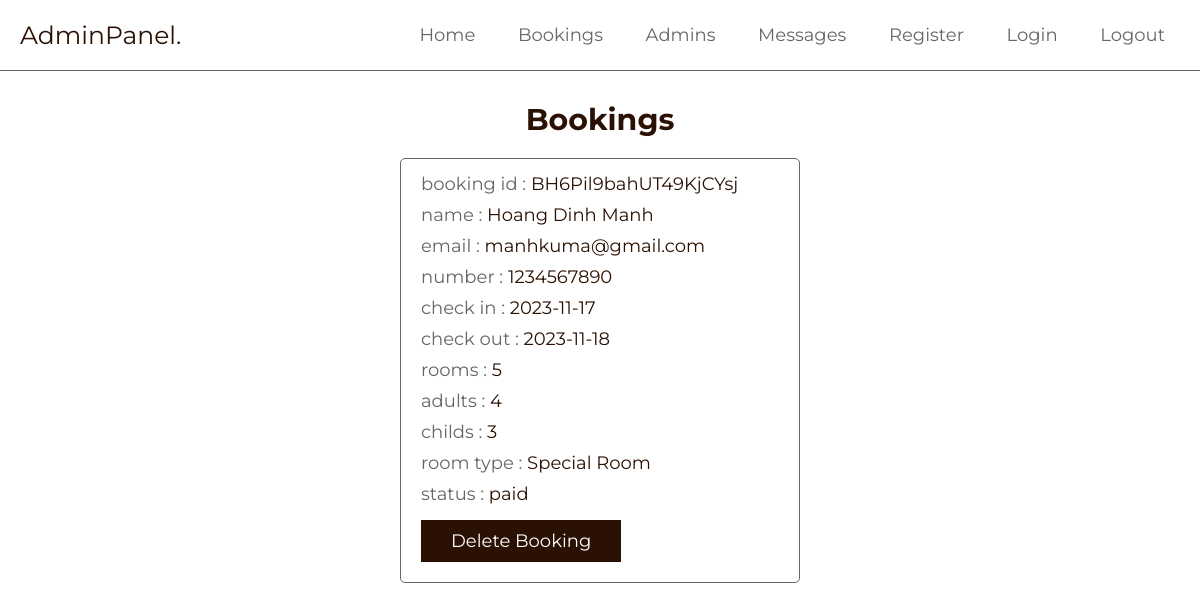
The page /admin/bookings.php (signed in) on the database its author committed.
### tables this page shows
CREATE TABLE `bookings` (
  `user_id` varchar(20) NOT NULL,
  `booking_id` varchar(20) NOT NULL,
  `name` varchar(50) NOT NULL,
  `email` varchar(50) NOT NULL,
  `number` varchar(10) NOT NULL,
  `rooms` int(1) NOT NULL,
  `check_in` varchar(10) NOT NULL,
  `check_out` varchar(10) NOT NULL,
  `adults` int(1) NOT NULL,
  `childs` int(1) NOT NULL,
  `room_type` int(11) NOT NULL,
  `status` enum('pending','success','paying','paid') NOT NULL DEFAULT 'pending'
);

CREATE TABLE `services` (
  `id` int(11) NOT NULL,
  `name` varchar(50) NOT NULL,
  `price` decimal(10,2) NOT NULL,
  `image_url` varchar(50) NOT NULL
);

### admin/bookings.php (the view, shortened to what this page needs)
<?php
include '../components/connect.php';
?>
<!DOCTYPE html>
<html lang="en">
<head>
   <link rel="stylesheet" href="https://cdnjs.cloudflare.com/ajax/libs/font-awesome/6.2.0/css/all.min.css">
   <link rel="stylesheet" type="text/css" href="../css/admin_style.css">
</head>
<body>
   <?php include '../components/admin_header.php'; ?>
   <section class="grid">
      <h1 class="heading">bookings</h1>
      <div class="box-container">
         <?php
         $select_bookings = $conn->prepare("SELECT * FROM `bookings`");
         $select_bookings->execute();
         if ($select_bookings->rowCount() > 0) {
            while ($fetch_bookings = $select_bookings->fetch(PDO::FETCH_ASSOC)) {
               $service_id = $fetch_bookings['room_type'];
               $select_services = $conn->prepare("SELECT * FROM `services` WHERE id = ? LIMIT 1");
               $select_services->execute([$service_id]);
               $service = $select_services->fetch(PDO::FETCH_ASSOC);
               ?>
               <div class="box">
                  <p>booking id : <span>
                        <?= $fetch_bookings['booking_id']; ?>
                     </span></p>
                  <p>name : <span>
                        <?= $fetch_bookings['name']; ?>
                     </span></p>
                  <p>email : <span>
                        <?= $fetch_bookings['email']; ?>
                     </span></p>
                  <p>number : <span>
                        <?= $fetch_bookings['number']; ?>
                     </span></p>
                  <p>check in : <span>
                        <?= $fetch_bookings['check_in']; ?>
                     </span></p>
                  <p>check out : <span>
                        <?= $fetch_bookings['check_out']; ?>
                     </span></p>
                  <p>rooms : <span>
                        <?= $fetch_bookings['rooms']; ?>
                     </span></p>
                  <p>adults : <span>
                        <?= $fetch_bookings['adults']; ?>
                     </span></p>
                  <p>childs : <span>
                        <?= $fetch_bookings['childs']; ?>
                     </span></p>
                  <p>room type : <span>
                        <?= $service['name'] ?>
                     </span></p>
                  <p>status : <span>
                        <?= $fetch_bookings['status'] ?>
                     </span></p>
                  <form action="" method="POST">
                     <input type="submit" value="delete booking" onclick="return confirm('delete this booking?');"
                        name="delete" class="btn">
                  </form>
               </div>
               <?php
            }
         }
         ?>
      </div>
   </section>
</body>
</html>

### css/admin_style.css (style rules this page uses)
:root { --main-color:#2B1103; --sub-color:#666; --white:#fff; --border:.1rem solid var(--sub-color); }
* { font-family: 'Montserrat', sans-serif; margin: 0; padding: 0; box-sizing: border-box; outline: none; border: none; text-decoration: none; }
html { font-size: 62.5%; overflow-x: hidden; scroll-behavior: smooth; scroll-padding-top: 2rem; }
section { padding: 3rem 2rem; max-width: 1200px; margin: 0 auto; }
.heading { margin-bottom: 2rem; text-align: center; text-transform: capitalize; color: var(--main-color); font-size: 3rem; }
.btn { display: inline-block; cursor: pointer; padding: 1rem 3rem; font-size: 1.8rem; color: var(--white); text-align: center; text-transform: capitalize; transition: .2s linear; margin-top: 1rem; background-color: var(--main-color); }
.grid .box-container { display: grid; grid-template-columns: repeat(auto-fit, 40rem); align-items: flex-start; justify-content: center; gap: 1.5rem; }
.grid .box-container .box { border-radius: .5rem; padding: 2rem; padding-top: 1rem; border: var(--border); overflow-x: hidden; }
.grid .box-container .box p { line-height: 1.5; padding: .2rem 0; font-size: 1.8rem; color: var(--sub-color); text-overflow: ellipsis; overflow-x: hidden; white-space: inherit; }
.grid .box-container .box p span { color: var(--main-color); }

### rows shown on the page
bookings: booking_id "BH6Pil9bahUT49KjCYsj", name "Hoang Dinh Manh", email "manhkuma@gmail.com", number "1234567890", check_in "2023-11-17", check_out "2023-11-18", rooms "5", adults "4", childs "3", services.name "Special Room", status "paid"
